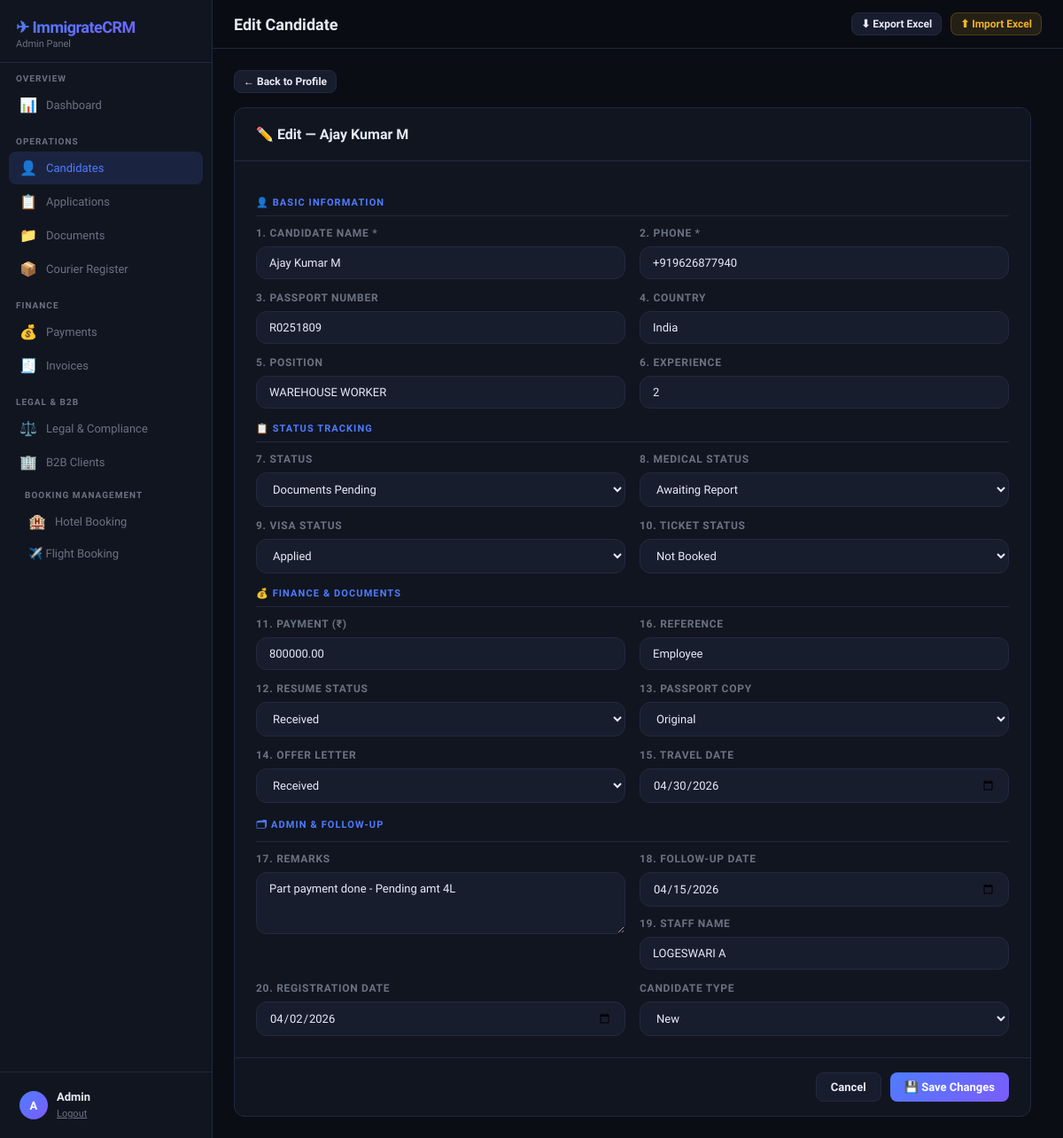
The app's page /candidates/2/edit/ (signed in) with its own data.
### crm/models.py (models this page shows, shortened)
class Candidate(models.Model):
    CANDIDATE_TYPE = [('New','New'),('Renewal','Renewal'),('Repeat','Repeat')]
    STATUS_CHOICES = [
        ('New','New'),('Documents Pending','Documents Pending'),
        ('Processing','Processing'),('Visa Applied','Visa Applied'),
        ('Approved','Approved'),('Ticket Booked','Ticket Booked'),
        ('Boarded','Boarded'),('Cancelled','Cancelled'),('Refunded','Refunded'),
    ]
    MEDICAL_CHOICES = [('Pending','Pending'),('Fit','Fit'),('Unfit','Unfit'),
                       ('Awaiting Report','Awaiting Report'),('Done','Done')]
    VISA_CHOICES = [('Not Applied','Not Applied'),('Applied','Applied'),
                    ('Approved','Approved'),('Rejected','Rejected'),('On Hold','On Hold')]
    TICKET_CHOICES = [('Not Booked','Not Booked'),('Booked','Booked'),
                      ('Confirmed','Confirmed'),('Cancelled','Cancelled')]
    RESUME_CHOICES = [('Not Received','Not Received'),('Received','Received'),('Uploaded','Uploaded')]
    PASSPORT_COPY_CHOICES = [('Not Received','Not Received'),('Soft Copy','Soft Copy'),
                             ('Original','Original'),('Both','Both')]
    OFFER_LETTER_CHOICES = [('Not Received','Not Received'),('Received','Received'),
                            ('Signed','Signed'),('Sent to Candidate','Sent to Candidate')]
    name = models.CharField(max_length=200)
    phone = models.CharField(max_length=20)
    passport_number = models.CharField(max_length=50, blank=True)
    country = models.CharField(max_length=100, blank=True)
    position = models.CharField(max_length=200, blank=True)
    experience = models.CharField(max_length=100, blank=True)
    status = models.CharField(max_length=30, choices=STATUS_CHOICES, default='New')
    medical_status = models.CharField(max_length=30, choices=MEDICAL_CHOICES, default='Pending')
    visa_status = models.CharField(max_length=30, choices=VISA_CHOICES, default='Not Applied')
    ticket_status = models.CharField(max_length=30, choices=TICKET_CHOICES, default='Not Booked')
    payment = models.DecimalField(max_digits=12, decimal_places=2, default=0)
    resume_status = models.CharField(max_length=30, choices=RESUME_CHOICES, default='Not Received')
    resume_file = models.FileField(upload_to='resumes/', blank=True, null=True)
    passport_copy_status = models.CharField(max_length=30, choices=PASSPORT_COPY_CHOICES, default='Not Received')
    passport_copy_file = models.FileField(upload_to='passports/', blank=True, null=True)
    offer_letter_status = models.CharField(max_length=30, choices=OFFER_LETTER_CHOICES, default='Not Received')
    offer_letter_file = models.FileField(upload_to='offer_letters/', blank=True, null=True)
    travel_date = models.DateField(null=True, blank=True)
    reference = models.CharField(max_length=200, blank=True)
    remarks = models.TextField(blank=True)
    followup_date = models.DateField(null=True, blank=True)
    staff_name = models.CharField(max_length=100, blank=True)
    registration_date = models.DateField(null=True, blank=True)
    candidate_type = models.CharField(max_length=20, choices=CANDIDATE_TYPE, default='New')
    created_at = models.DateTimeField(auto_now_add=True)
    updated_at = models.DateTimeField(auto_now=True)
    class Meta:
        ordering = ['-created_at']

### crm/views.py (the view)
# urls.py: path('candidates/<int:pk>/edit/', views.candidate_edit, name='candidate_edit'),
@login_required
def candidate_edit(request, pk):
    c = get_object_or_404(Candidate, pk=pk)
    if request.method == 'POST':
        form = CandidateForm(request.POST, request.FILES, instance=c)
        if form.is_valid():
            form.save()
            messages.success(request, 'Candidate updated!')
            return redirect('candidates')
    else:
        form = CandidateForm(instance=c)
    return render(request, 'crm/candidate_edit.html', {'form': form, 'candidate': c, 'page': 'candidates'})

### crm/templates/crm/candidate_edit.html (shortened to what this page needs)
{% extends 'crm/base.html' %}
{% block page_title %}Edit Candidate{% endblock %}
{% block content %}
<div style="margin-bottom:16px;">
  <a href="{% url 'candidate_view' candidate.pk %}" class="btn btn-secondary btn-sm">← Back to Profile</a>
</div>
<div class="table-card" style="max-width:900px;">
  <div class="modal-header" style="border-radius:12px 12px 0 0;">
    <div class="modal-title">✏️ Edit — {{ candidate.name }}</div>
  </div>
  <form method="post" enctype="multipart/form-data">
    <div class="modal-body">
      <div class="form-section-title">👤 Basic Information</div>
      <div class="form-row" style="margin-bottom:14px;">
        <div><label class="form-label">1. Candidate Name *</label>
          <input class="form-control" name="name" value="{{ candidate.name }}" required></div>
        <div><label class="form-label">2. Phone *</label>
          <input class="form-control" name="phone" value="{{ candidate.phone }}" required></div>
      </div>
      <div class="form-row" style="margin-bottom:14px;">
        <div><label class="form-label">3. Passport Number</label>
          <input class="form-control" name="passport_number" value="{{ candidate.passport_number }}"></div>
        <div><label class="form-label">4. Country</label>
          <input class="form-control" name="country" value="{{ candidate.country }}"></div>
      </div>
      <div class="form-row" style="margin-bottom:14px;">
        <div><label class="form-label">5. Position</label>
          <input class="form-control" name="position" value="{{ candidate.position }}"></div>
        <div><label class="form-label">6. Experience</label>
          <input class="form-control" name="experience" value="{{ candidate.experience }}"></div>
      </div>
      <div class="form-section-title">📋 Status Tracking</div>
      <div class="form-row" style="margin-bottom:14px;">
        <div><label class="form-label">7. Status</label>
          <select class="form-select" name="status">
            {% for val,label in form.fields.status.choices %}
              <option value="{{ val }}" {% if candidate.status == val %}selected{% endif %}>{{ label }}</option>
            {% endfor %}
          </select></div>
        <div><label class="form-label">8. Medical Status</label>
          <select class="form-select" name="medical_status">
            {% for val,label in form.fields.medical_status.choices %}
              <option value="{{ val }}" {% if candidate.medical_status == val %}selected{% endif %}>{{ label }}</option>
            {% endfor %}
          </select></div>
      </div>
      <div class="form-row" style="margin-bottom:14px;">
        <div><label class="form-label">9. Visa Status</label>
          <select class="form-select" name="visa_status">
            {% for val,label in form.fields.visa_status.choices %}
              <option value="{{ val }}" {% if candidate.visa_status == val %}selected{% endif %}>{{ label }}</option>
            {% endfor %}
          </select></div>
        <div><label class="form-label">10. Ticket Status</label>
          <select class="form-select" name="ticket_status">
            {% for val,label in form.fields.ticket_status.choices %}
              <option value="{{ val }}" {% if candidate.ticket_status == val %}selected{% endif %}>{{ label }}</option>
            {% endfor %}
          </select></div>
      </div>
      <div class="form-section-title">💰 Finance & Documents</div>
      <div class="form-row" style="margin-bottom:14px;">
        <div><label class="form-label">11. Payment (₹)</label>
          <input class="form-control" name="payment" type="number" value="{{ candidate.payment }}"></div>
        <div><label class="form-label">16. Reference</label>
          <input class="form-control" name="reference" value="{{ candidate.reference }}"></div>
      </div>
      <div class="form-row" style="margin-bottom:14px;">
        <div><label class="form-label">12. Resume Status</label>
          <select class="form-select" name="resume_status">
            {% for val,label in form.fields.resume_status.choices %}
              <option value="{{ val }}" {% if candidate.resume_status == val %}selected{% endif %}>{{ label }}</option>
            {% endfor %}
          </select></div>
        <div><label class="form-label">13. Passport Copy</label>
          <select class="form-select" name="passport_copy_status">
            {% for val,label in form.fields.passport_copy_status.choices %}
              <option value="{{ val }}" {% if candidate.passport_copy_status == val %}selected{% endif %}>{{ label }}</option>
            {% endfor %}
          </select></div>
      </div>
      <div class="form-row" style="margin-bottom:14px;">
        <div><label class="form-label">14. Offer Letter</label>
          <select class="form-select" name="offer_letter_status">
            {% for val,label in form.fields.offer_letter_status.choices %}
              <option value="{{ val }}" {% if candidate.offer_letter_status == val %}selected{% endif %}>{{ label }}</option>
            {% endfor %}
          </select></div>
        <div><label class="form-label">15. Travel Date</label>
          <input class="form-control" name="travel_date" type="date" value="{{ candidate.travel_date|date:'Y-m-d' }}"></div>
      </div>
      <div class="form-section-title">🗂 Admin & Follow-up</div>
      <div class="form-row" style="margin-bottom:14px;">
        <div><label class="form-label">17. Remarks</label>
          <textarea class="form-control" name="remarks">{{ candidate.remarks }}</textarea></div>
        <div style="display:flex;flex-direction:column;gap:12px;">
          <div><label class="form-label">18. Follow-up Date</label>
            <input class="form-control" name="followup_date" type="date" value="{{ candidate.followup_date|date:'Y-m-d' }}"></div>
          <div><label class="form-label">19. Staff Name</label>
            <input class="form-control" name="staff_name" value="{{ candidate.staff_name }}"></div>
        </div>
      </div>
      <div class="form-row">
        <div><label class="form-label">20. Registration Date</label>
          <input class="form-control" name="registration_date" type="date" value="{{ candidate.registration_date|date:'Y-m-d' }}"></div>
        <div><label class="form-label">Candidate Type</label>
          <select class="form-select" name="candidate_type">
            {% for val,label in form.fields.candidate_type.choices %}
              <option value="{{ val }}" {% if candidate.candidate_type == val %}selected{% endif %}>{{ label }}</option>
            {% endfor %}
          </select></div>
      </div>
    </div>
    <div class="modal-footer">
      <a href="{% url 'candidate_view' candidate.pk %}" class="btn btn-secondary">Cancel</a>
      <button type="submit" class="btn btn-primary">💾 Save Changes</button>
    </div>
  </form>
</div>
{% endblock %}

### crm/templates/crm/base.html (shortened to what this page needs)
{% load static %}
<!DOCTYPE html>
<html lang="en">
<head>
<link rel="stylesheet" href="{% static 'crm/css/style.css' %}">
</head>
<body>
<div class="app-shell">
  <div class="sidebar">
    <div class="sidebar-header">
      <div class="sidebar-brand">✈ ImmigrateCRM</div>
      <div class="sidebar-role">{{ request.user.username|title }} Panel</div>
    </div>
    <div class="nav-section">
      <div class="nav-label">Overview</div>
      <a href="{% url 'dashboard' %}" class="nav-item {% if page == 'dashboard' %}active{% endif %}">
        <span class="nav-icon">📊</span>Dashboard
      </a>
    </div>
    <div class="nav-section">
      <div class="nav-label">Operations</div>
      <a href="{% url 'candidates' %}" class="nav-item {% if page == 'candidates' %}active{% endif %}">
        <span class="nav-icon">👤</span>Candidates
      </a>
      <a href="{% url 'applications' %}" class="nav-item {% if page == 'applications' %}active{% endif %}">
        <span class="nav-icon">📋</span>Applications
      </a>
      <a href="{% url 'documents' %}" class="nav-item {% if page == 'documents' %}active{% endif %}">
        <span class="nav-icon">📁</span>Documents
      </a>
      <a href="{% url 'courier' %}" class="nav-item {% if page == 'courier' %}active{% endif %}">
        <span class="nav-icon">📦</span>Courier Register
      </a>
    </div>
    <div class="nav-section">
      <div class="nav-label">Finance</div>
      <a href="{% url 'payments' %}" class="nav-item {% if page == 'payments' %}active{% endif %}">
        <span class="nav-icon">💰</span>Payments
      </a>
      <a href="{% url 'invoices' %}" class="nav-item {% if page == 'invoices' %}active{% endif %}">
        <span class="nav-icon">🧾</span>Invoices
      </a>
    </div>
    <div class="nav-section">
      <div class="nav-label">Legal & B2B</div>
      <a href="{% url 'legal' %}" class="nav-item {% if page == 'legal' %}active{% endif %}">
        <span class="nav-icon">⚖️</span>Legal & Compliance
      </a>
      <a href="{% url 'b2b' %}" class="nav-item {% if page == 'b2b' %}active{% endif %}">
        <span class="nav-icon">🏢</span>B2B Clients
      </a>
    <div class="nav-section">
<div class="nav-label">
Booking Management
</div>
<a href="{% url 'hotel' %}"
class="nav-item {% if page == 'hotel' %}active{% endif %}">
<span class="nav-icon">
🏨
</span>
Hotel Booking
</a>
<a href="{% url 'flight' %}"
class="nav-item sub">
✈️ Flight Booking
</a>
</div>
    </div>
    <div class="sidebar-footer">
      <div class="user-info">
        <div class="user-avatar">{{ request.user.username|slice:":1"|upper }}</div>
        <div>
          <div class="user-name">{{ request.user.username|title }}</div>
          <a href="{% url 'logout' %}" style="font-size:11px;color:var(--muted);">Logout</a>
        </div>
      </div>
    </div>
  </div>
  <div class="main-content">
    <div class="topbar">
      <div class="topbar-title">{% block page_title %}Dashboard{% endblock %}</div>
      <div class="topbar-actions">
        <a href="{% url 'export_excel' %}" class="btn btn-secondary btn-sm">⬇ Export Excel</a>
        <form method="post" action="{% url 'import_excel' %}" enctype="multipart/form-data" style="display:inline">
          <label class="btn btn-warning btn-sm" style="cursor:pointer">
            ⬆ Import Excel
          </label>
        </form>
      </div>
    </div>
    <div class="page-content">
      {% block content %}{% endblock %}
    </div>
  </div>
</div>
</body>
</html>

### records on screen
Candidate: name "Ajay Kumar M", phone "+919626877940", passport_number "R0251809", country "India", position "WAREHOUSE WORKER", experience "2", status "Documents Pending", medical_status "Awaiting Report", visa_status "Applied", ticket_status "Not Booked", payment "800000.00", reference "Employee", resume_status "Received", passport_copy_status "Original", offer_letter_status "Received", travel_date "04/30/2026", remarks "Part payment done - Pending amt 4L", followup_date "04/15/2026", staff_name "LOGESWARI A", registration_date "04/02/2026", candidate_type "New"

### other values on screen
{{ request.user.username|title }} "Admin"
{{ request.user.username|slice:":1"|upper }} "A"
